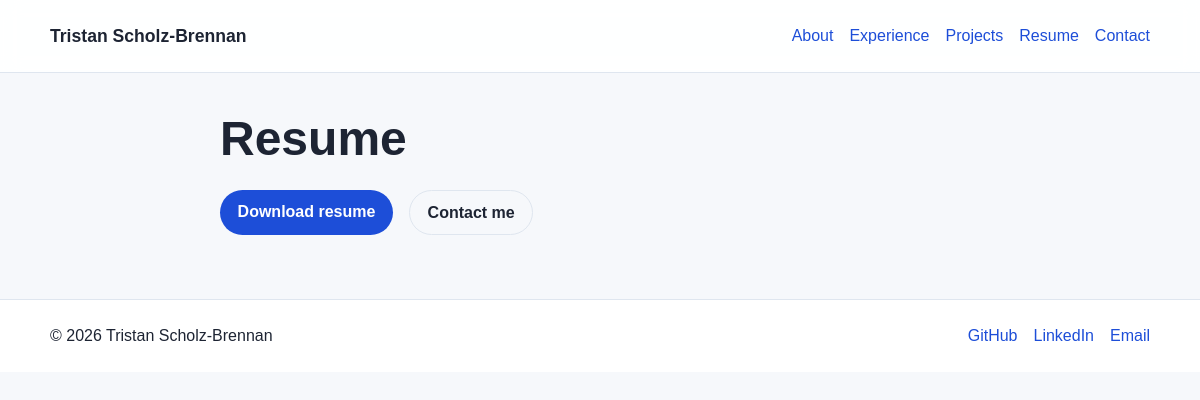
The app's page /resume, older data.
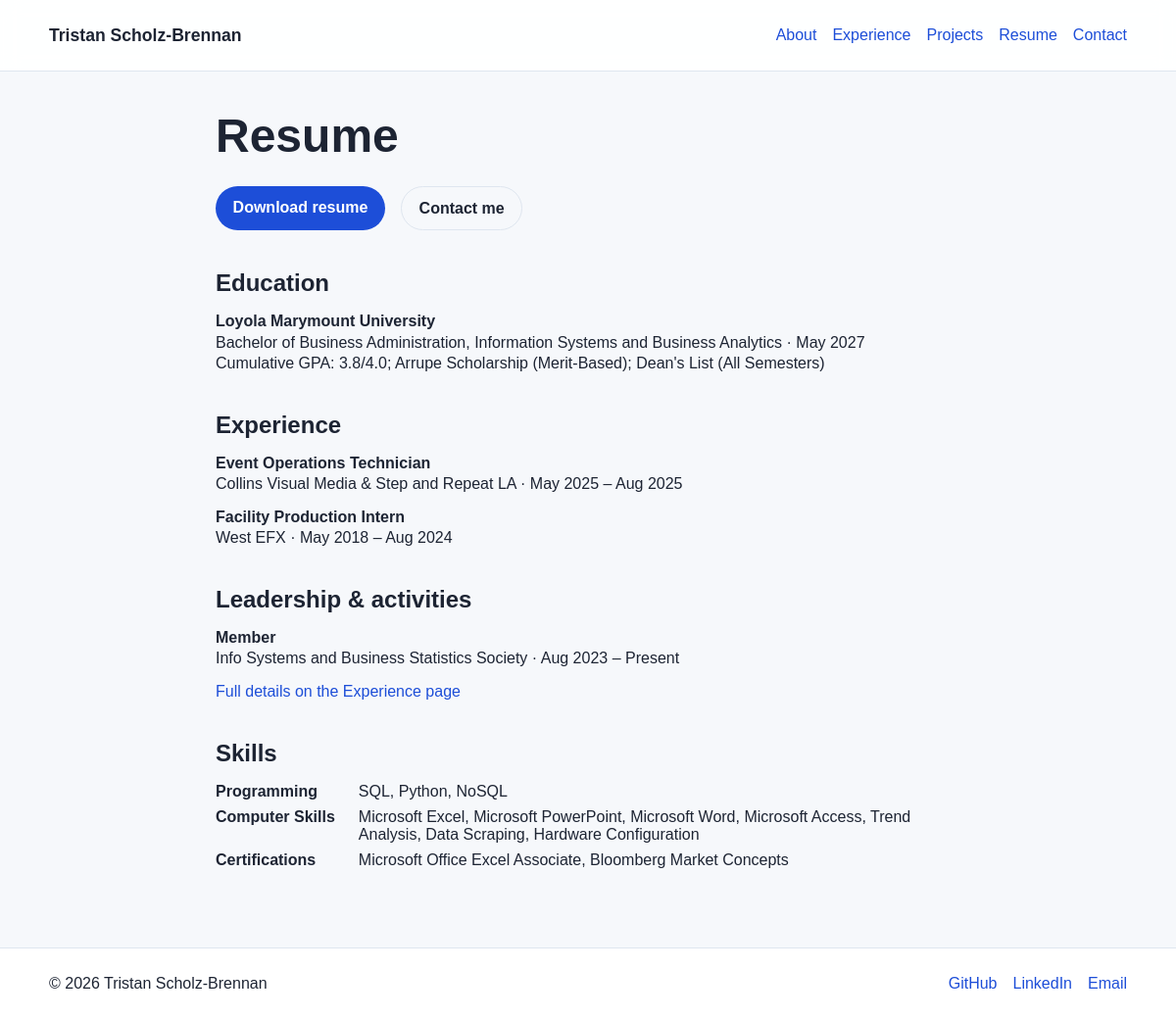
The same page, newer data.
### app/models.py (models this page shows)
class Profile(Base):
    __tablename__ = "profiles"
    id = Column(Integer, primary_key=True, index=True)
    full_name = Column(String(255), nullable=True)
    headline = Column(String(255), nullable=False)
    summary = Column(Text, nullable=False)
    location = Column(String(255), default="Remote")
    email = Column(String(255), nullable=False)
    linkedin_url = Column(String(255), nullable=True)
    github_url = Column(String(255), nullable=True)
    resume_url = Column(String(255), nullable=True)
    profile_image = Column(String(255), nullable=True)
    focus_area = Column(String(255), default="Data & AI")
    seeking = Column(String(255), nullable=True)
    about = Column(Text, nullable=True)
    highlights = Column(JSON, default=list)

class Education(Base):
    __tablename__ = "education"
    id = Column(Integer, primary_key=True, index=True)
    institution = Column(String(255), nullable=False)
    degree = Column(String(255), nullable=False)
    dates = Column(String(255), nullable=True)
    field_of_study = Column(String(255), nullable=True)
    details = Column(Text, nullable=True)

class Experience(Base):
    __tablename__ = "experiences"
    id = Column(Integer, primary_key=True, index=True)
    role_title = Column(String(255), nullable=False)
    company_name = Column(String(255), nullable=False)
    start_date = Column(String(50), nullable=False)
    end_date = Column(String(50), nullable=True)
    location = Column(String(255), nullable=True)
    summary = Column(Text, nullable=False)
    bullet_points = Column(JSON, default=list)
    impact_notes = Column(JSON, default=list)
    skills = Column(JSON, default=list)
    category = Column(String(50), default="work")

class Skill(Base):
    __tablename__ = "skills"
    id = Column(Integer, primary_key=True, index=True)
    name = Column(String(255), nullable=False)
    category = Column(String(255), nullable=False)
    proficiency = Column(String(255), nullable=True)

### app/main.py (the view)
@app.get("/resume", response_class=HTMLResponse)
async def resume(request: Request):
    profile = get_public_profile()
    experiences = get_experiences()
    return templates.TemplateResponse(
        "resume.html",
        {
            "request": request,
            "profile": profile,
            "experiences": experiences,
            "education": get_education(),
            "skills": get_skills_by_category(),
        },
    )

### templates/resume.html (shortened to what this page needs)
{% extends "base.html" %}
{% block content %}
<section class="section container narrow">
  <h1>Resume</h1>
  <div class="cta-row">
    {% if profile.resume_url and profile.resume_url != '/resume' %}
    <a class="button primary" href="{{ profile.resume_url }}" download>Download resume</a>
    {% endif %}
    <a class="button secondary" href="/contact">Contact me</a>
  </div>
  {% if education %}
  <h2>Education</h2>
  {% for school in education %}
  <div class="resume-entry">
    <strong>{{ school.institution }}</strong>
    <span>{{ school.degree }}{% if school.field_of_study %}, {{ school.field_of_study }}{% endif %}{% if school.dates %} · {{ school.dates }}{% endif %}</span>
    {% if school.details %}<span>{{ school.details }}</span>{% endif %}
  </div>
  {% endfor %}
  {% endif %}
  {% set work = experiences | rejectattr('category', 'equalto', 'activity') | list %}
  {% set activities = experiences | selectattr('category', 'equalto', 'activity') | list %}
  {% for heading, items in [('Experience', work), ('Leadership & activities', activities)] if items %}
  <h2>{{ heading }}</h2>
  {% for item in items %}
  <div class="resume-entry">
    <strong>{{ item.role_title }}</strong>
    <span>{{ item.company_name }} · {{ item.start_date }} – {{ item.end_date or 'Present' }}</span>
  </div>
  {% endfor %}
  {% endfor %}
  {% if experiences %}<p><a href="/experience">Full details on the Experience page</a></p>{% endif %}
  {% if skills %}
  <h2>Skills</h2>
  <dl class="skills">
    {% for category, names in skills.items() %}
    <dt>{{ category }}</dt>
    <dd>{{ names | join(', ') }}</dd>
    {% endfor %}
  </dl>
  {% endif %}
</section>
{% endblock %}

### templates/base.html (shortened to what this page needs)
<!doctype html>
<html lang="en">
  <head>
    <link rel="stylesheet" href="/static/css/site.css" />
  </head>
  <body>
    <header class="site-header">
      <div class="container nav-wrap">
        <a class="brand" href="/">{{ profile.full_name or profile.headline }}</a>
        <nav class="site-nav">
          <a href="/about">About</a>
          <a href="/experience">Experience</a>
          <a href="/projects">Projects</a>
          <a href="/resume">Resume</a>
          <a href="/contact">Contact</a>
        </nav>
      </div>
    </header>
    <main>
      {% block content %}{% endblock %}
    </main>
    <footer class="site-footer">
      <div class="container footer-wrap">
        <p>© 2026 {{ profile.full_name or profile.headline }}</p>
        <div class="footer-links">
          <a href="{{ profile.contact_links.github }}">GitHub</a>
          <a href="{{ profile.contact_links.linkedin }}">LinkedIn</a>
          <a href="mailto:{{ profile.contact_links.email }}">Email</a>
        </div>
      </div>
    </footer>
  </body>
</html>

Row changes from the older to the newer data that the page shows:
now on this page (row edited): Profile: full_name "Tristan Scholz-Brennan"
added Education: institution "Loyola Marymount University", degree "Bachelor of Business Administration", field_of_study "Information Systems and Business Analytics", dates "May 2027", details "Cumulative GPA: 3.8/4.0; Arrupe Scholarship (Merit-Based); Dean's List (All Semesters)"
added Experience: role_title "Event Operations Technician", company_name "Collins Visual Media & Step and Repeat LA", start_date "May 2025", end_date "Aug 2025", shown under "Experience"
now on this page (row edited): Experience: role_title "Facility Production Intern", company_name "West EFX", start_date "May 2018", end_date "Aug 2024", shown under "Experience"
added Experience: role_title "Member", company_name "Info Systems and Business Statistics Society", start_date "Aug 2023", end_date "Present", shown under "Leadership & activities"
added Skill: category "Programming", names "SQL, Python, NoSQL"
added Skill: category "Computer Skills", names "Microsoft Excel, Microsoft PowerPoint, Microsoft Word, Microsoft Access, Trend Analysis, Data Scraping, Hardware Configuration"
added Skill: category "Certifications", names "Microsoft Office Excel Associate, Bloomberg Market Concepts"
Text that changed along with them:
{{ profile.full_name or profile.headline }}: "Tristan Scholz-Brennan" → (not shown)
text now shown: "Education Full details on the Experience page Skills"
new list line: "Experience"
new list line: "Leadership & activities"
